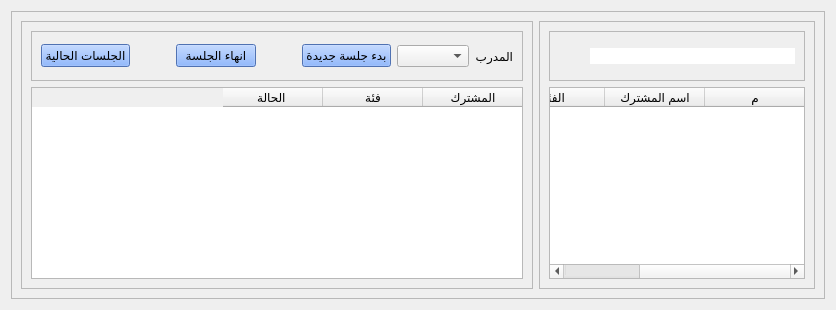
               <widget class="QWidget" name="addproduct">
                <attribute name="title">
                 <string>نشاط</string>
                </attribute>
                <layout class="QGridLayout" name="gridLayout_27">
                 <item row="0" column="0">
                  <widget class="QFrame" name="frame_34">
                   <property name="styleSheet">
                    <string notr="true">QLineEdit{
	border-radius:0
}

QGroupBox{
	border:1px solid;
	border-radius:2
}

QGroupBox{
	background-color: rgb(255, 255, 255);
}</string>
                   </property>
                   <property name="frameShape">
                    <enum>QFrame::StyledPanel</enum>
                   </property>
                   <property name="frameShadow">
                    <enum>QFrame::Raised</enum>
                   </property>
                   <layout class="QGridLayout" name="gridLayout_25">
                    <item row="0" column="0">
                     <widget class="QFrame" name="frame_9">
                      <property name="minimumSize">
                       <size>
                        <width>400</width>
                        <height>0</height>
                       </size>
                      </property>
                      <property name="maximumSize">
                       <size>
                        <width>600</width>
                        <height>16777215</height>
                       </size>
                      </property>
                      <property name="frameShape">
                       <enum>QFrame::StyledPanel</enum>
                      </property>
                      <property name="frameShadow">
                       <enum>QFrame::Raised</enum>
                      </property>
                      <layout class="QVBoxLayout" name="verticalLayout_22">
                       <item>
                        <widget class="QFrame" name="frame_16">
                         <property name="minimumSize">
                          <size>
                           <width>0</width>
                           <height>50</height>
                          </size>
                         </property>
                         <property name="maximumSize">
                          <size>
                           <width>16777215</width>
                           <height>50</height>
                          </size>
                         </property>
                         <property name="frameShape">
                          <enum>QFrame::StyledPanel</enum>
                         </property>
                         <property name="frameShadow">
                          <enum>QFrame::Raised</enum>
                         </property>
                         <layout class="QHBoxLayout" name="horizontalLayout_3">
                          <item>
                           <widget class="QPushButton" name="pushButton_4">
                            <property name="styleSheet">
                             <string notr="true">background-color: rgb(112, 160, 249);</string>
                            </property>
                            <property name="text">
                             <string>الجلسات الحالية</string>
                            </property>
                            <property name="iconSize">
                             <size>
                              <width>30</width>
                              <height>30</height>
                             </size>
                            </property>
                           </widget>
                          </item>
                          <item>
                           <spacer name="horizontalSpacer_15">
                            <property name="orientation">
                             <enum>Qt::Horizontal</enum>
                            </property>
                            <property name="sizeHint" stdset="0">
                             <size>
                              <width>40</width>
                              <height>20</height>
                             </size>
                            </property>
                           </spacer>
                          </item>
                          <item>
                           <widget class="QPushButton" name="pushButton">
                            <property name="styleSheet">
                             <string notr="true">background-color: rgb(112, 160, 249);</string>
                            </property>
                            <property name="text">
                             <string>انهاء الجلسة</string>
                            </property>
                            <property name="iconSize">
                             <size>
                              <width>30</width>
                              <height>30</height>
                             </size>
                            </property>
                           </widget>
                          </item>
                          <item>
                           <spacer name="horizontalSpacer_14">
                            <property name="orientation">
                             <enum>Qt::Horizontal</enum>
                            </property>
                            <property name="sizeHint" stdset="0">
                             <size>
                              <width>40</width>
                              <height>20</height>
                             </size>
                            </property>
                           </spacer>
                          </item>
                          <item>
                           <widget class="QPushButton" name="pushButton_3">
                            <property name="minimumSize">
                             <size>
                              <width>46</width>
                              <height>20</height>
                             </size>
                            </property>
                            <property name="styleSheet">
                             <string notr="true">background-color: rgb(112, 160, 249);</string>
                            </property>
                            <property name="text">
                             <string>بدء جلسة جديدة</string>
                            </property>
                            <property name="iconSize">
                             <size>
                              <width>30</width>
                              <height>30</height>
                             </size>
                            </property>
                           </widget>
                          </item>
                          <item>
                           <widget class="QComboBox" name="comboBox"/>
                          </item>
                          <item>
                           <widget class="QLabel" name="label_3">
                            <property name="text">
                             <string>المدرب</string>
                            </property>
                           </widget>
                          </item>
                         </layout>
                        </widget>
                       </item>
                       <item>
                        <widget class="QTableWidget" name="tableWidget_13">
                         <property name="layoutDirection">
                          <enum>Qt::RightToLeft</enum>
                         </property>
                         <column>
                          <property name="text">
                           <string>المشترك</string>
                          </property>
                         </column>
                         <column>
                          <property name="text">
                           <string>فئة</string>
                          </property>
                         </column>
                         <column>
                          <property name="text">
                           <string>الحالة </string>
                          </property>
                         </column>
                        </widget>
                       </item>
                      </layout>
                     </widget>
                    </item>
                    <item row="0" column="1">
                     <widget class="QFrame" name="frame_46">
                      <property name="frameShape">
                       <enum>QFrame::StyledPanel</enum>
                      </property>
                      <property name="frameShadow">
                       <enum>QFrame::Raised</enum>
                      </property>
                      <layout class="QGridLayout" name="gridLayout_28">
                       <item row="1" column="0">
                        <widget class="QTableWidget" name="tableWidget_15">
                         <property name="layoutDirection">
                          <enum>Qt::RightToLeft</enum>
                         </property>
                         <column>
                          <property name="text">
                           <string>م</string>
                          </property>
                         </column>
                         <column>
                          <property name="text">
                           <string>اسم المشترك</string>
                          </property>
                         </column>
                         <column>
                          <property name="text">
                           <string>الفئة </string>
                          </property>
                         </column>
                        </widget>
                       </item>
                       <item row="0" column="0">
                        <widget class="QFrame" name="frame_94">
                         <property name="minimumSize">
                          <size>
                           <width>0</width>
                           <height>50</height>
                          </size>
                         </property>
                         <property name="frameShape">
                          <enum>QFrame::StyledPanel</enum>
                         </property>
                         <property name="frameShadow">
                          <enum>QFrame::Raised</enum>
                         </property>
                         <layout class="QHBoxLayout" name="horizontalLayout_44">
                          <item>
                           <widget class="QLabel" name="label_211">
                            <property name="minimumSize">
                             <size>
                              <width>25</width>
                              <height>25</height>
                             </size>
                            </property>
                            <property name="maximumSize">
                             <size>
                              <width>30</width>
                              <height>30</height>
                             </size>
                            </property>
                            <property name="text">
                             <string/>
                            </property>
                            <property name="pixmap">
                             <pixmap resource="resources2.qrc">:/yellow/icons/yellow/search.svg</pixmap>
                            </property>
                            <property name="scaledContents">
                             <bool>true</bool>
                            </property>
                           </widget>
                          </item>
                          <item>
                           <widget class="QLineEdit" name="customer_lineEdit_2">
                            <property name="styleSheet">
                             <string notr="true">border-radius:0</string>
                            </property>
                           </widget>
                          </item>
                         </layout>
                        </widget>
                       </item>
                      </layout>
                     </widget>
                    </item>
                   </layout>
                  </widget>
                 </item>
                </layout>
               </widget>
